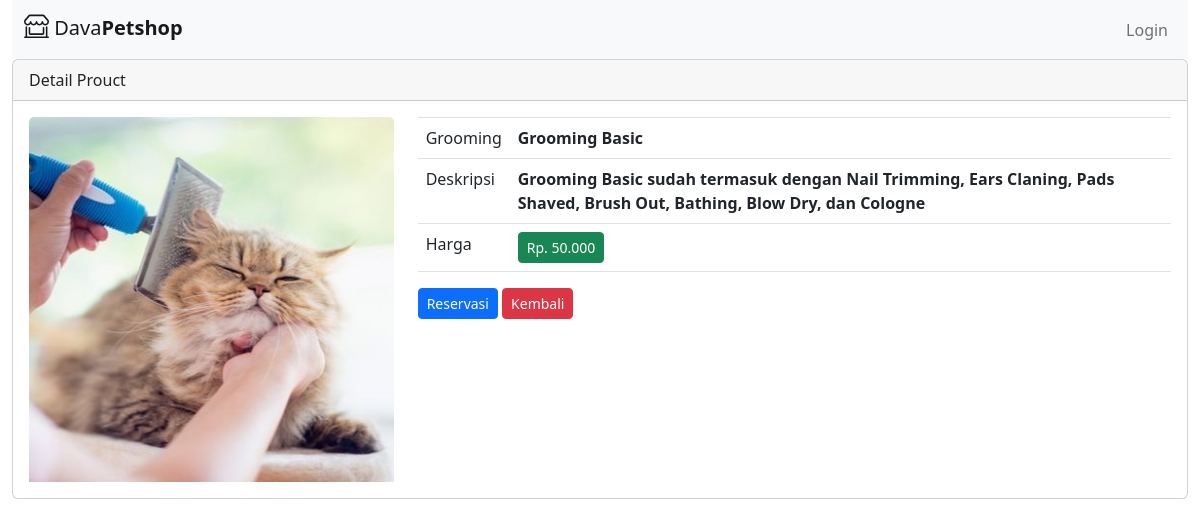
The app's page /index.php/dashboard/detail_grooming/14 with its own data.
### tables this page shows
CREATE TABLE `service_grooming` (
  `id_grooming` int(11) NOT NULL,
  `name` varchar(50) NOT NULL,
  `description` text NOT NULL,
  `price` int(11) NOT NULL,
  `image` varchar(20) NOT NULL
);

### application/controllers/dashboard.php (called while the page is built, shortened)
<?php
class Dashboard extends CI_Controller {
	public function detail_grooming($id_grooming) {
		$data['grooming'] = $this->model_grooming->detail_grooming($id_grooming);
		$this->load->view('tamplates/header');
		$this->load->view('tamplates/navbar');
		$this->load->view('grooming/detail_grooming', $data);
		$this->load->view('tamplates/footer');
	}
}

### index.php (called while the page is built, shortened)
<?php
require_once BASEPATH.'core/CodeIgniter.php';

### application/models/model_grooming.php (called while the page is built, shortened)
<?php
	class Model_grooming extends CI_Model {
		public function detail_grooming($id_grooming) {
			$result = $this->db->where('id_grooming',$id_grooming)->get('service_grooming');
			if($result->num_rows() > 0) {
				return $result->result();
			} else {
				return false;
			}
		}
	}
?>

### application/views/grooming/detail_grooming.php (the view)
<div class="container-fluid">
	<div class="card">
		<div class="card-header">
			Detail Prouct
		</div>
		<div class="card-body">
			<?php foreach ($grooming as $grm): ?>
				<div class="row">
					<div class="col-md-4">
						<img src="<?php echo base_url().'/assets/img/'.$grm->image ?>" class="card-img-top">
					</div>
					<div class="col-md-8">
						<table class="table">
							<tr>
								<td>Grooming</td>
								<td><strong><?php echo $grm->name ?></strong></td>
							</tr>
							<tr>
								<td>Deskripsi</td>
								<td><strong><?php echo $grm->description ?></strong></td>
							</tr>
							<tr>
								<td>Harga</td>
								<td><strong><div class="btn btn-sm btn-success"> Rp. <?php echo number_format($grm->price,0,',','.') ?></div></strong></td>
							</tr>
						</table>
						<?php echo anchor('grooming/reservasi_grooming/'.$grm->id_grooming.'/'.$this->session->userdata('user_id'),'<div class="btn btn-sm btn-primary"> Reservasi</div>') ?>
						<?php echo anchor('dashboard/index/','<div class="btn btn-sm btn-danger">Kembali</div>') ?>
					</div>
				</div>
			<?php endforeach; ?>
		</div>
	</div>
</div>

### records on screen
service_grooming: image (picture), name "Grooming Basic", description "Grooming Basic sudah termasuk dengan Nail Trimming, Ears Claning, Pads Shaved, Brush Out, Bathing, Blow Dry, dan Cologne", price "50.000", id_grooming "Reservasi"

### other values on screen
anchor('auth/login', 'Login', ['class' => 'nav-link']) "Login"
